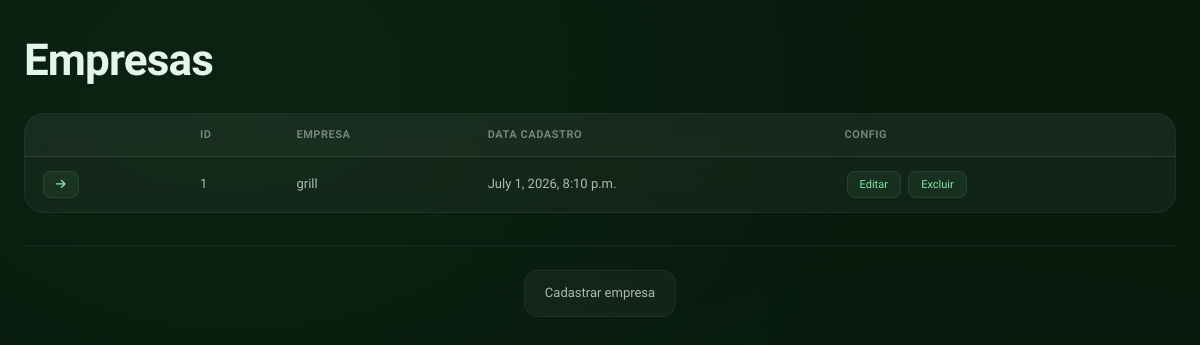
/home/, run on the app's committed database.
### apps/empresas/models.py (models this page shows, shortened)
class EmpresaModel(models.Model):
    nome = models.CharField(max_length=255)
    cnpj = models.CharField(max_length=14)
    email = models.EmailField()
    telefone = models.CharField(max_length=15)
    obs = models.TextField(max_length=255, blank=True)
    data_cadastro = models.DateTimeField(auto_now_add=True)

### apps/empresas/views.py (the view)
# urls.py: path("", views.empresasView, name="empresasHome"),
def empresasView(request):
    contexto = {
        "empresas": EmpresaModel.objects.all()
    }
    return render(request, "empresas/empresasHome.html", contexto)

### templates/empresas/empresasHome.html (shortened to what this page needs)
{% extends 'base.html' %}
{% block content %}
    <h1>Empresas</h1>
    <div class="table-wrapper">
    <table>
        <thead>
            <tr>
                <th></th>
                <th>ID</th>
                <th>Empresa</th>
                <th>Data Cadastro</th>
                <th>Config</th>
            </tr>
        </thead>
        <tbody>
            {% for empresa in empresas %}
                <tr>
                    <td><a href="{% url 'empresas:overview' empresa.id %}"><i class="fas fa-arrow-right"></i></a></td>
                    <td>{{empresa.id}}</td>
                    <td>{{empresa.nome}}</td>
                    <td>{{empresa.data_cadastro}}</td>
                    <td>
                        <a href="{% url 'empresas:empresasEditar' empresa.id %}">Editar</a>
                        <a href="{% url 'empresas:empresasDeletar' empresa.id %}">Excluir</a>
                    </td>
                </tr>
            {% endfor %}
        </tbody>
    </table>
    </div>
    <div class="nav-links">
        <a href="{% url 'empresas:empresasCadastrar' %}">Cadastrar empresa</a>
    </div>
{% endblock %}

### static/css/variables.css (style rules this page uses)
:root { --bg-deep: #081C0E; --bg-surface-1: #0E2615; --bg-surface-2: #14311D; --bg-elevated: #1A3D25; --primary: #85E6A4; --primary-light: #A8F0BF; --primary-dark: #14913C; --accent: #22EE63; --accent-glow: rgba(34, 238, 99, 0.12); --text-primary: #E4F5E9; --text-secondary: rgba(228, 245, 233, 0.72); --text-muted: rgba(228, 245, 233, 0.45); --glass-bg: rgba(255, 255, 255, 0.04); --glass-hover: rgba(255, 255, 255, 0.07); --glass-active: rgba(133, 230, 164, 0.08); --glass-border: rgba(255, 255, 255, 0.06); --glass-border-hover: rgba(255, 255, 255, 0.1); --glass-blur: 20px; --border-subtle: rgba(255, 255, 255, 0.06); --border-default: rgba(255, 255, 255, 0.1); --shadow-sm: 0 1px 3px rgba(0, 0, 0, 0.3); --shadow-md: 0 4px 20px rgba(0, 0, 0, 0.4); --shadow-lg: 0 8px 40px rgba(0, 0, 0, 0.5); --shadow-xl: 0 16px 60px rgba(0, 0, 0, 0.6); --shadow-glow: 0 0 24px rgba(34, 238, 99, 0.08); --font-display: 'Lexend', sans-serif; --font-body: 'Lexend', sans-serif; --text-xs: 0.6875rem; --text-sm: 0.8125rem; --text-base: 0.9375rem; --text-lg: 1.0625rem; --text-xl: 1.25rem; --text-2xl: 1.5rem; --text-3xl: 2rem; --text-4xl: 2.75rem; --text-5xl: 3.5rem; --space-1: 4px; --space-2: 8px; --space-3: 12px; --space-4: 16px; --space-5: 20px; --space-6: 24px; --space-8: 32px; --space-10: 40px; --space-12: 48px; --space-16: 64px; --radius-sm: 8px; --radius-md: 14px; --radius-lg: 20px; --radius-xl: 24px; --radius-2xl: 28px; --radius-full: 9999px; --transition-fast: 150ms cubic-bezier(0.16, 1, 0.3, 1); --transition-base: 250ms cubic-bezier(0.16, 1, 0.3, 1); --transition-slow: 400ms cubic-bezier(0.16, 1, 0.3, 1); --sidebar-width: 260px; --topbar-height: 68px; }

### static/css/base.css (style rules this page uses)
*, *::before, *::after { margin: 0; padding: 0; box-sizing: border-box; }
html { font-size: 16px; -webkit-font-smoothing: antialiased; -moz-osx-font-smoothing: grayscale; }
body { font-family: var(--font-body); font-size: var(--text-base); line-height: 1.6; color: var(--text-primary); background: var(--bg-deep); min-height: 100vh; overflow-x: hidden; }
body::before { content: ''; position: fixed; top: 0; left: 0; width: 100%; height: 100%; background: radial-gradient(ellipse at 20% 10%, rgba(133, 230, 164, 0.03) 0%, transparent 50%), radial-gradient(ellipse at 80% 90%, rgba(34, 238, 99, 0.02) 0%, transparent 50%); pointer-events: none; z-index: 0; }
h1, h2, h3, h4, h5, h6 { font-family: var(--font-display); font-weight: 600; line-height: 1.3; color: var(--text-primary); letter-spacing: -0.02em; }
h1 { font-size: var(--text-4xl); margin-bottom: var(--space-2); font-weight: 700; }
a { color: var(--primary); text-decoration: none; transition: color var(--transition-fast); }

### static/css/components.css (style rules this page uses)
.table-wrapper { overflow-x: auto; margin: var(--space-6) 0; border-radius: var(--radius-lg); border: 1px solid var(--border-subtle); background: var(--glass-bg); backdrop-filter: blur(12px); -webkit-backdrop-filter: blur(12px); }
table { width: 100%; border-collapse: collapse; font-size: var(--text-sm); min-width: 600px; }
thead { background: rgba(255, 255, 255, 0.02); }
thead th { padding: var(--space-3) var(--space-4); text-align: left; font-weight: 600; font-size: var(--text-xs); text-transform: uppercase; letter-spacing: 0.05em; color: var(--text-muted); border-bottom: 1px solid var(--border-subtle); white-space: nowrap; }
tbody tr { transition: background var(--transition-fast); }
td { padding: var(--space-3) var(--space-4); color: var(--text-secondary); vertical-align: middle; }
td a { font-size: var(--text-xs); font-weight: 500; padding: var(--space-1) var(--space-3); border-radius: var(--radius-sm); background: rgba(133, 230, 164, 0.06); color: var(--primary); border: 1px solid rgba(133, 230, 164, 0.1); transition: all var(--transition-fast); display: inline-block; margin: 2px; text-decoration: none; }
td a i { color: var(--primary); }
.nav-links { display: flex; flex-wrap: wrap; gap: var(--space-3); justify-content: center; margin-top: var(--space-8); padding-top: var(--space-6); border-top: 1px solid var(--border-subtle); }
.nav-links a { font-weight: 500; font-size: var(--text-sm); padding: var(--space-3) var(--space-5); border-radius: var(--radius-md); background: var(--glass-bg); backdrop-filter: blur(8px); -webkit-backdrop-filter: blur(8px); border: 1px solid var(--border-subtle); color: var(--text-secondary); text-decoration: none; transition: all var(--transition-fast); }

### data on the page
EmpresaModel: id "1", nome "grill", data_cadastro "July 1, 2026, 8:10 p.m."
